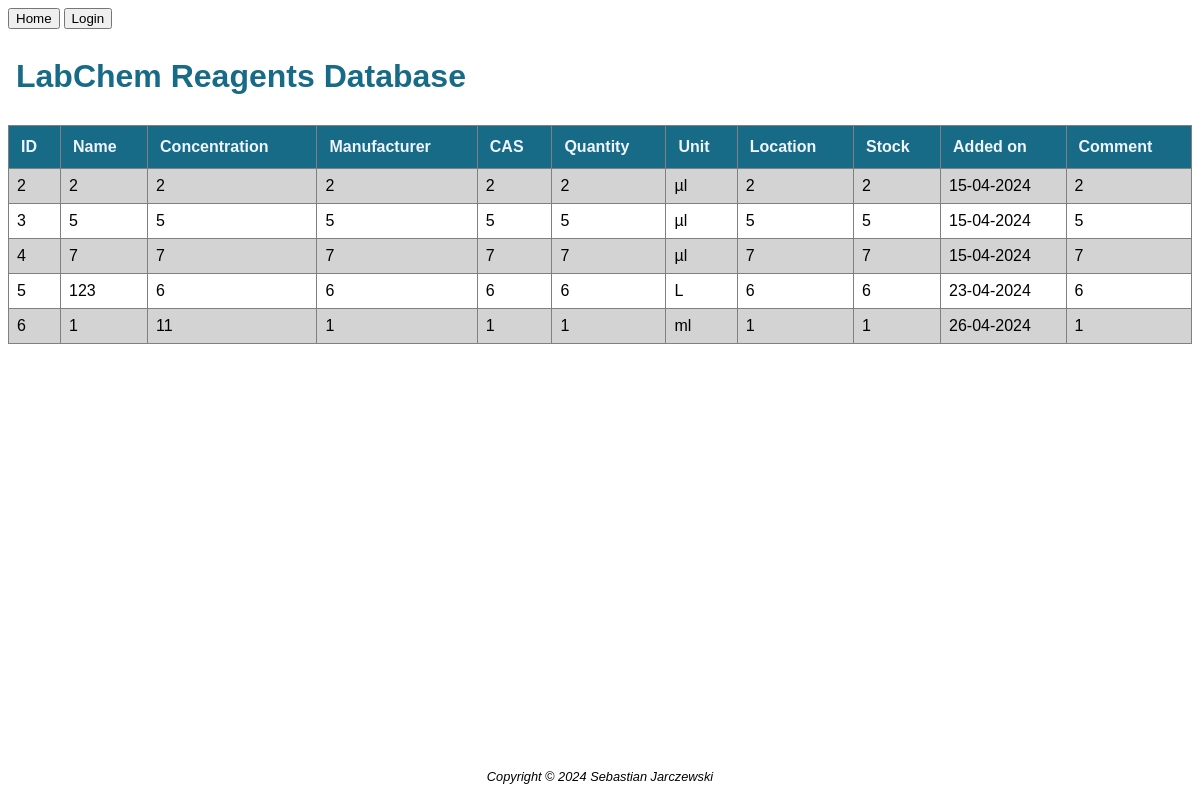
The page /database on the database as committed earlier.
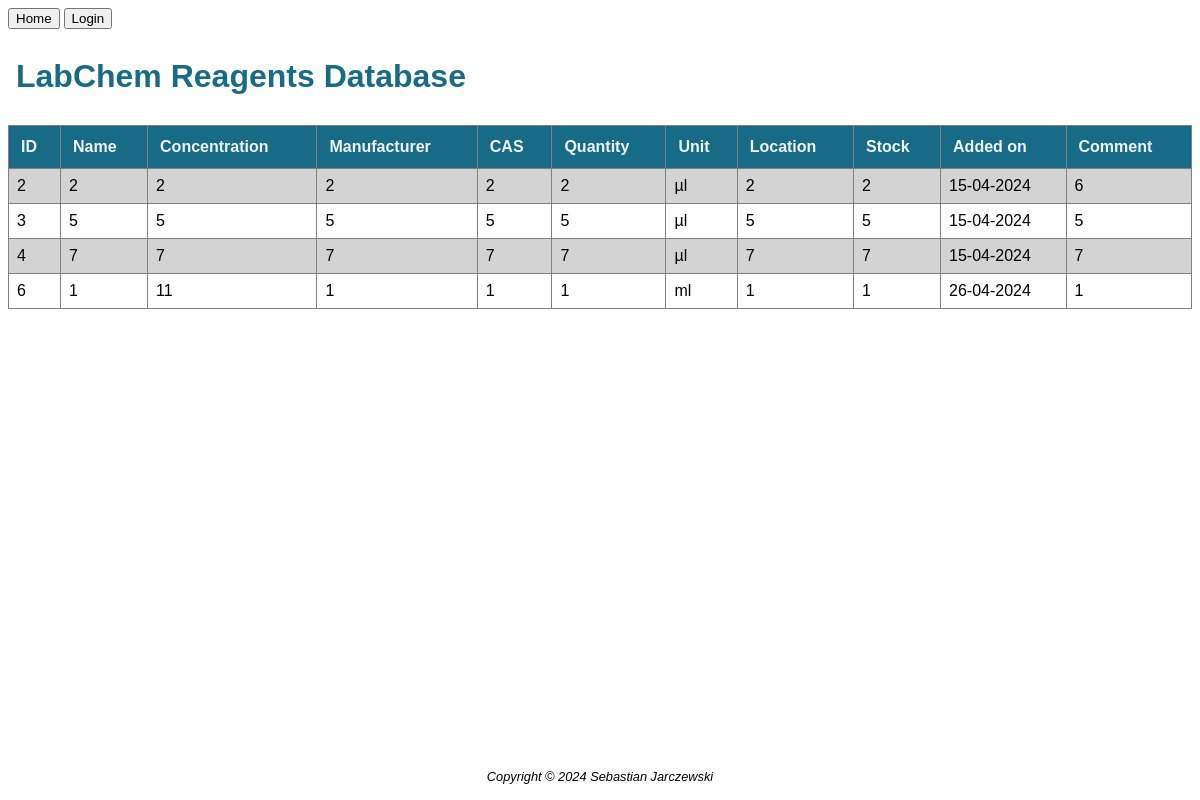
The same page on the database as committed later.
### main.py (models this page shows)
class Reagent(db.Model):
    reagentid = db.Column(db.Integer, primary_key=True, autoincrement=True)
    name = db.Column(db.String(100), nullable=False)
    concentration = db.Column(db.String, nullable=False)
    manufacturer = db.Column(db.String(100), nullable=False)
    cas = db.Column(db.String(30), nullable=False)
    quantity = db.Column(db.String, nullable=False)
    unit = db.Column(db.String(10), nullable=False)
    location = db.Column(db.String(50), nullable=False)
    stock = db.Column(db.String(50), nullable=False)
    date = db.Column(db.String(50), nullable=False)
    comment = db.Column(db.String(500))

### main.py (the view)
@app.route("/database")
def database():
    all_reagents = db.session.execute(db.select(Reagent))
    reagents = all_reagents.scalars().all()
    return render_template("database.html", reagents=reagents, logged_in=current_user.is_authenticated)

### templates/database.html (shortened to what this page needs)
{% include "header.html" %}
        <h1 class="big-text">LabChem Reagents Database</h1>
        <table id="database">
            <tr>
                <th>ID</th>
                <th>Name</th>
                <th>Concentration</th>
                <th>Manufacturer</th>
                <th>CAS</th>
                <th>Quantity</th>
                <th>Unit</th>
                <th>Location</th>
                <th>Stock</th>
                <th>Added on</th>
                <th>Comment</th>
            </tr>
            {% for reagent in reagents %}
            <tr>
                <td>{{ reagent.reagentid }}</td>
                <td>{{ reagent.name }}</td>
                <td>{{ reagent.concentration }}</td>
                <td>{{ reagent.manufacturer }}</td>
                <td>{{ reagent.cas }}</td>
                <td>{{ reagent.quantity }}</td>
                <td>{{ reagent.unit }}</td>
                <td>{{ reagent.location }}</td>
                <td>{{ reagent.stock }}</td>
                <td>{{ reagent.date }}</td>
                <td>{{ reagent.comment }}</td>
            </tr>
            {% endfor %}
        </table>
{% include "footer.html" %}

### templates/header.html (shortened to what this page needs)
<!doctype html>
<html lang="en">
    <head>
        <link rel="stylesheet" href="/static/styles.css">
    </head>
    <body>
        <a href="{{ url_for('home') }}"><button>Home</button></a>
        {% if not logged_in %}
            <a href="{{ url_for('login') }}"><button>Login</button></a>
        {% else %}
            <a href="{{ url_for('logout') }}"><button>Logout</button></a>
        {% endif %}

### templates/footer.html
    <div class="footer">Copyright &copy 2024 Sebastian Jarczewski</div>
    </body>
</html>

### static/styles.css (style rules this page uses)
* { box-sizing: border-box; }
.big-text { padding: 0.5rem; font-family: Verdana, Arial, sans-serif; font-size: 2rem; color: #176B87; }
#database { font-family: Verdana, Arial, sans-serif; border-collapse: collapse; width: 100%; margin-top: 10px; margin-bottom: 10px; }
#database th { text-align: left; padding: 12px; background-color: #176B87; color: #EEF5FF; }
#database td { text-align: left; padding: 8px; }
#database tr:nth-child(even) { background-color: lightgray; }
#database th, #database td { border: 1px solid gray; }
.footer { display: flex; position: fixed; justify-content: center; left: 0; bottom: 0; width: 100%; font-family: Verdana, Arial, sans-serif; font-style: italic; font-size: 0.8rem; padding: 1rem; }

Rows that differ between the two databases and show on the page:
removed Reagent: reagentid "5", name "123", concentration "6", manufacturer "6", cas "6", quantity "6", unit "L", location "6", stock "6", date "23-04-2024", comment "6"
changed Reagent id 2: comment "2" → "6"
